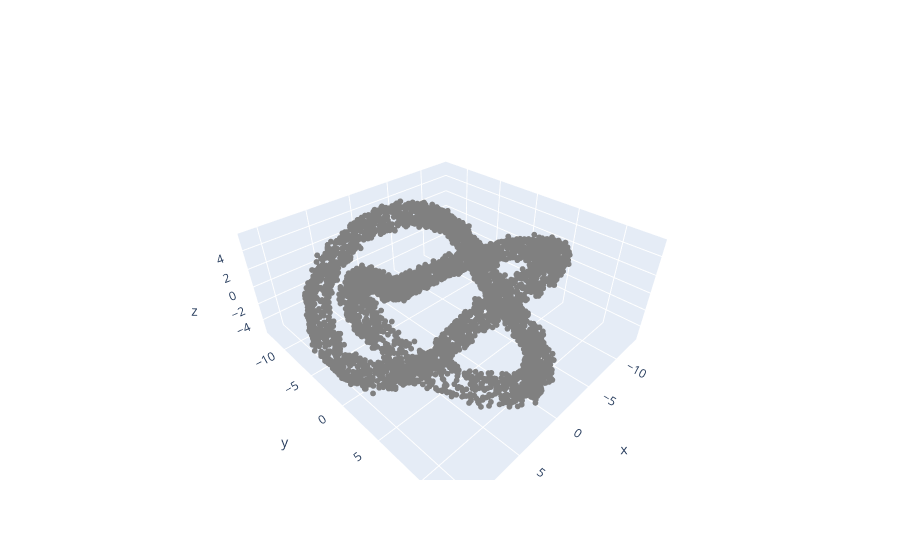

Write notebook code for a chart like this one.
### Code cell
# Setup trefoil knot data
np.random.seed(0)
n_data = 5000
u = 4*np.pi*np.random.rand(n_data)
v = 2*np.pi*np.random.rand(n_data)
data = np.zeros((n_data, 3))
data[:, 0] = np.cos(u)*np.cos(v) + 6*np.cos(u)*(1.5+np.sin(1.5*u)/2)
data[:, 1] = np.sin(u)*np.cos(v) + 6*np.sin(u)*(1.5+np.sin(1.5*u)/2)
data[:, 2] = np.sin(v) + 4*np.cos(1.5*u)
data += 0.2*np.random.randn(*data.shape)

# Plot the data 
fig = go.Figure(data=[go.Scatter3d(
    x=data[:,0], y=data[:,1], z=data[:,2], 
    mode ='markers', 
    marker=dict(size = 2 , color = 'grey'))])

fig.update_layout(scene=dict(aspectmode='data'))
fig.show()

### Figure 1 — Plotly figure (JSON) as saved in the notebook; plotly's stock layout.template omitted (floating-point values rounded to 4 significant figures; data arrays with more than 128 entries replaced by an {"elided": "..."} marker saying what was removed)
{"data": [{"marker": {"color": "grey", "size": 2}, "mode": "markers", "type": "scatter3d", "x": {"elided": "5000 float values"}, "y": {"elided": "5000 float values"}, "z": {"elided": "5000 float values"}}], "layout": {"scene": {"aspectmode": "data"}}}
